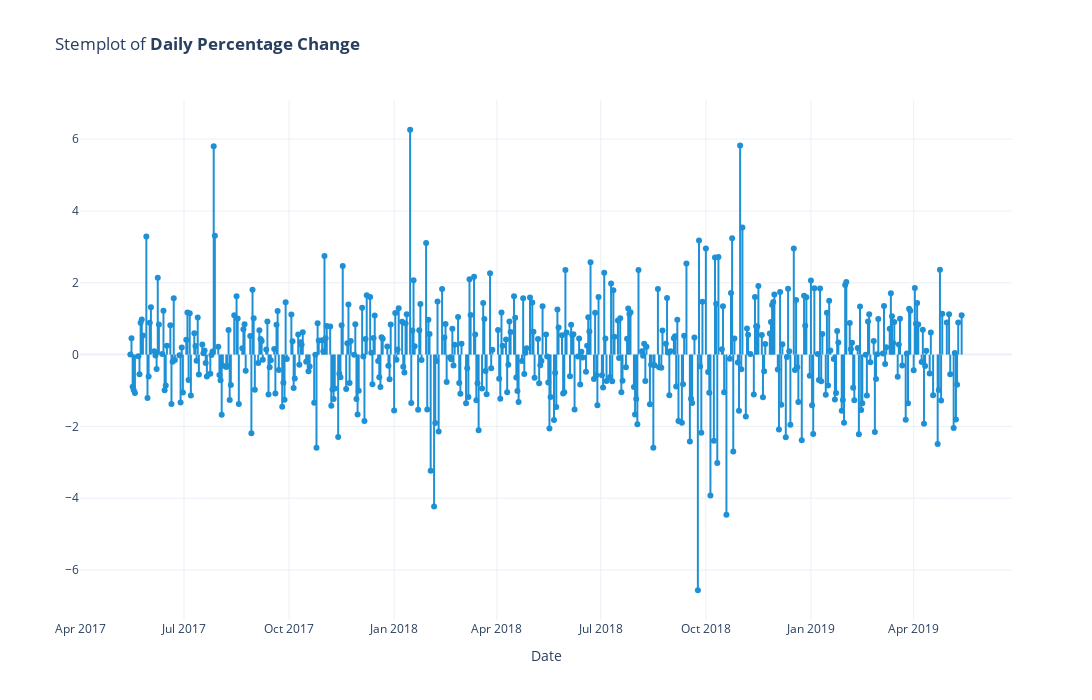

The notebook cell saved with this chart:
### Markdown cell above
### Section 2
Stem Plot

### Code cell
trace_daily_change = dict(x = df.index, 
                   y = df['Day_Perc_Change'], 
                   mode = "markers", 
                   name = 'Daily Percentage Change', 
                   marker = dict(color = "#1e91d6"), 
                   error_y = dict(type = "data",
                                  symmetric = False,
                                  arrayminus = df['Day_Perc_Change'],
                                  array = [0] * df['Day_Perc_Change'],
                                  width = 0))
layout = dict(title = 'Stemplot of <b>Daily Percentage Change</b>', 
              xaxis_title = 'Date', 
              autosize = False, 
              template = "plotly_dark" if THEME.lower() == 'dark' else 'plotly_white',
              width = 1300, 
              height = 700)
fig = go.Figure(data = go.Scatter(trace_daily_change),
                layout = layout)
fig.show()

### Figure 1 — Plotly figure (JSON) as saved in the notebook; plotly's stock layout.template omitted (floating-point values rounded to 4 significant figures; data arrays with more than 128 entries replaced by an {"elided": "..."} marker saying what was removed)
{"data": [{"error_y": {"array": {"elided": "494 int values"}, "arrayminus": {"elided": "494 float values"}, "symmetric": false, "type": "data", "width": 0}, "marker": {"color": "#1e91d6"}, "mode": "markers", "name": "Daily Percentage Change", "type": "scatter", "x": {"elided": "494 str values"}, "y": {"elided": "494 float values"}}], "layout": {"autosize": false, "height": 700, "title": {"text": "Stemplot of <b>Daily Percentage Change</b>"}, "width": 1300, "xaxis": {"title": {"text": "Date"}}}}
